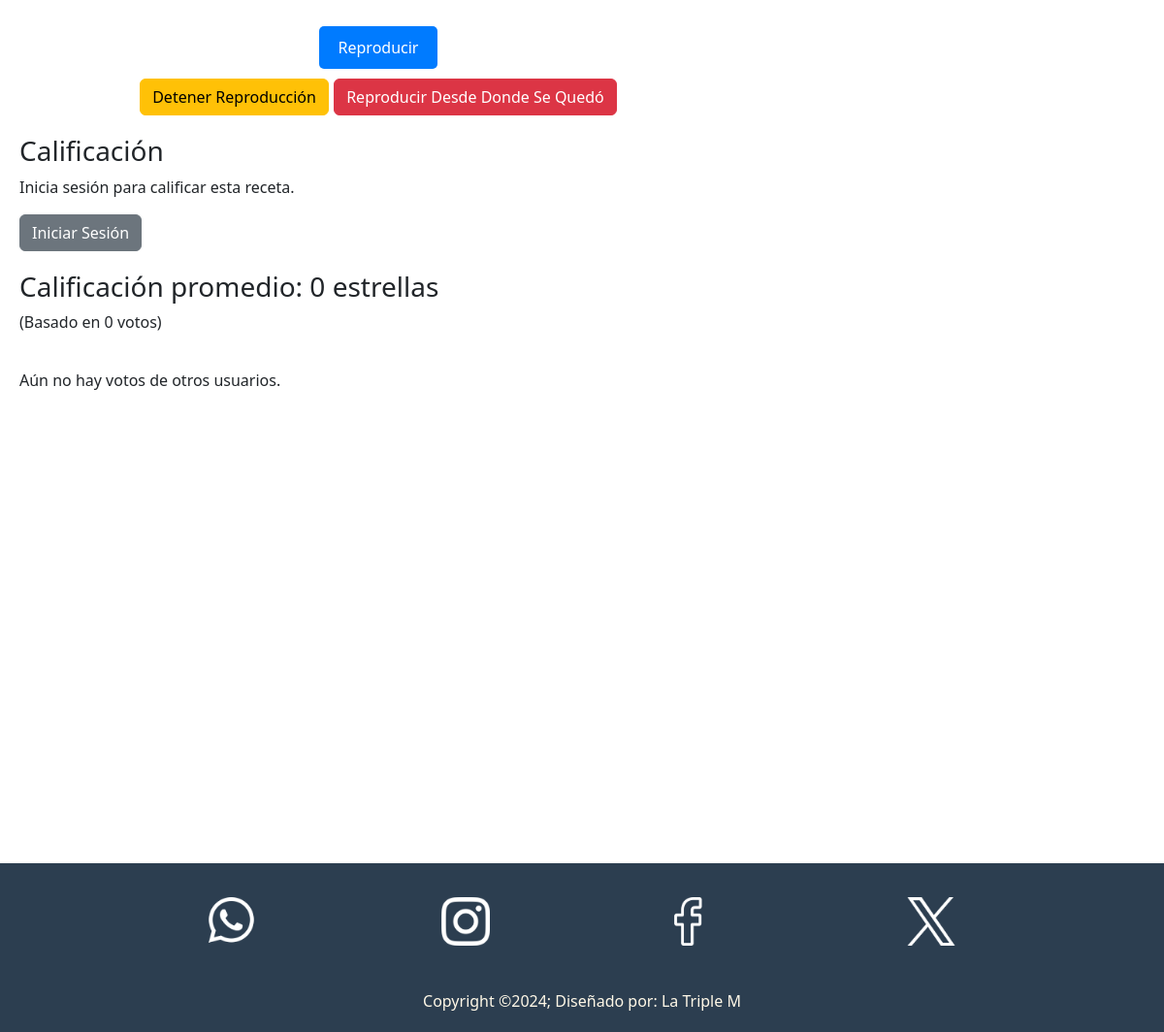
The app's page /receta.php?id=6 (lower part), older data.
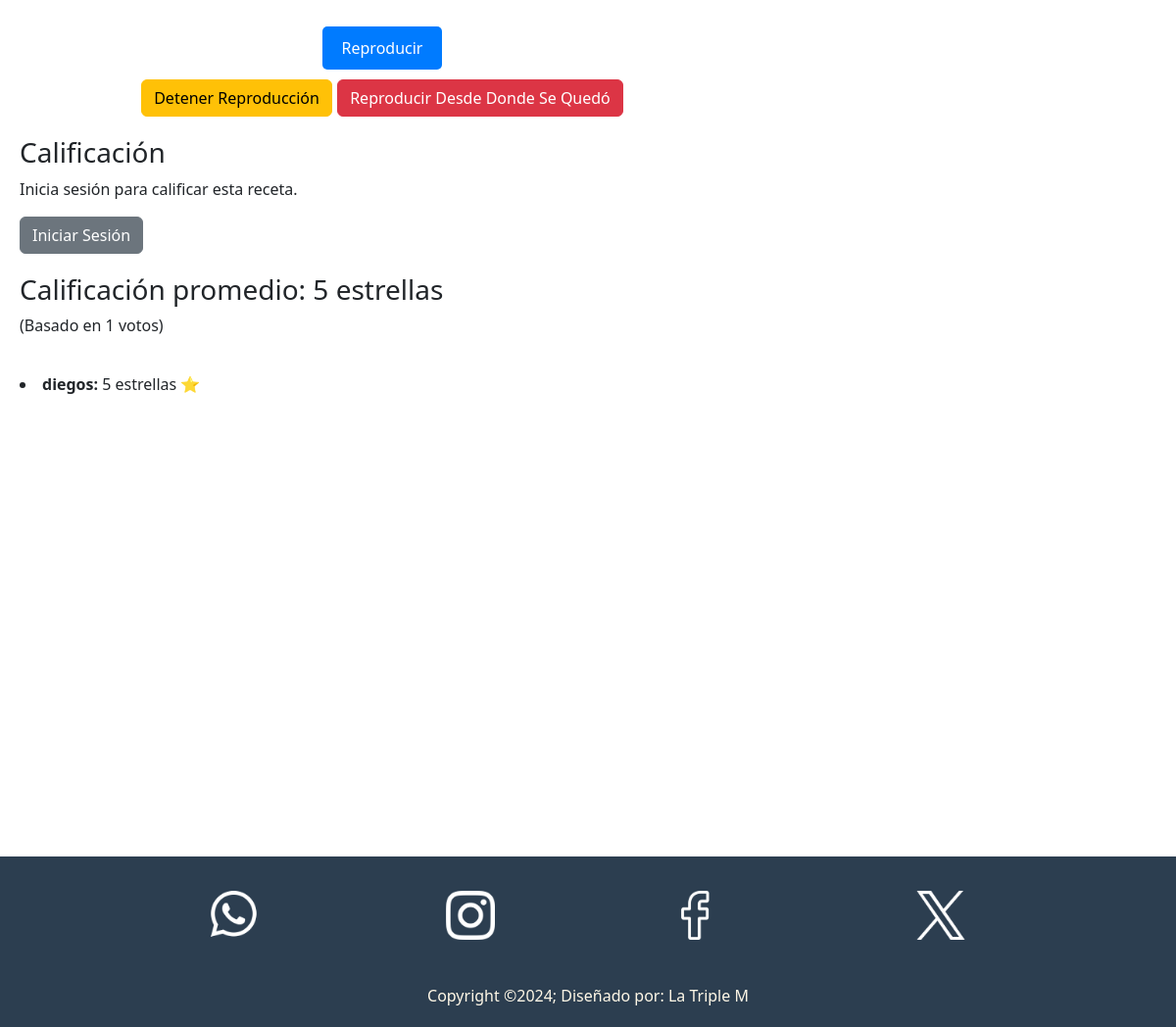
The same page, newer data.
### tables this page shows
CREATE TABLE `recetas` (
  `id` int(11) NOT NULL,
  `img` varchar(255) NOT NULL,
  `nombre` varchar(100) NOT NULL,
  `micro` varchar(250) NOT NULL,
  `categorias` varchar(255) DEFAULT NULL,
  `preparacion` text NOT NULL,
  `ingredientes` text NOT NULL,
  `calificacion_promedio` float DEFAULT 0,
  `numero_votos` int(11) DEFAULT 0
);

CREATE TABLE `votos` (
  `id` int(11) NOT NULL,
  `id_usuario` varchar(255) NOT NULL,
  `id_receta` int(11) NOT NULL,
  `calificacion` int(1) NOT NULL CHECK (`calificacion` between 1 and 5)
);

CREATE TABLE `usuario` (
  `email` varchar(255) NOT NULL,
  `contraseña` varchar(200) NOT NULL,
  `usuario` varchar(150) DEFAULT NULL
);

### receta.php (the view, shortened to what this page needs)
<?php
$servername = "localhost";
$username = "root";
$password = "";
$dbname = "cocina";
$mysqli = new mysqli($servername, $username, $password, $dbname);
$receta_id = isset($_GET['id']) ? (int)$_GET['id'] : 0;
$sql = "SELECT * FROM recetas WHERE id = ?";
$stmt = $mysqli->prepare($sql);
$stmt->bind_param("i", $receta_id);
$stmt->execute();
$result = $stmt->get_result();
if ($row = $result->fetch_assoc()):
?>
<!DOCTYPE html>
<html lang="en">
<head>
    <link href="https://cdn.jsdelivr.net/npm/bootstrap@5.3.0-alpha1/dist/css/bootstrap.min.css" rel="stylesheet">
    <link rel="stylesheet" href="css/styles.css">
</head>
<body>
    <main>
        <div class="Contendor_Preparacion" id="preparacion">
            <div class="paso_de_preparacion">
                <div class="botones">
                    <button type="button" class="btn btn-primary" id="leer">Reproducir</button>
                    <button type="button" class="btn btn-warning" id="detener">Detener Reproducción</button>
                    <button type="button" class="btn btn-danger" id="reproducir">Reproducir Desde Donde Se Quedó</button>
                </div>
            </div>
        <div class="calificacion">
            <h3>Calificación</h3>
            <?php if (isset($_SESSION['usuario_id'])): ?>
                <?php
                $usuario_id = $_SESSION['usuario_id'];
                $check_query = "SELECT calificacion FROM votos WHERE id_usuario = ? AND id_receta = ?";
                $check_stmt = $mysqli->prepare($check_query);
                $check_stmt->bind_param("si", $usuario_id, $receta_id);
                $check_stmt->execute();
                $voto_result = $check_stmt->get_result();
                $check_stmt->close();
                ?>
                <?php if ($voto_result->num_rows > 0): ?>
                    <p>Ya has calificado esta receta.</p>
                    <form action="paginas php/php/eliminar_voto.php" method="post">
                        <input type="hidden" name="receta_id" value="<?= htmlspecialchars($receta_id) ?>">
                        <input type="hidden" name="usuario_id" value="<?= htmlspecialchars($usuario_id) ?>">
                        <button type="submit" class="btn btn-danger">Eliminar mi voto</button>
                    </form>
                <?php else: ?>
                    <form action="paginas php/php/calificar_receta.php" method="post">
                        <input type="hidden" name="receta_id" value="<?= htmlspecialchars($receta_id) ?>">
                        <input type="hidden" name="usuario_id" value="<?= htmlspecialchars($usuario_id) ?>">
                        <label>
                            Calificación:
                            <select name="calificacion" required>
                                <option value="1">1 estrella ⭐</option>
                                <option value="2">2 estrellas ⭐⭐</option>
                                <option value="3">3 estrellas ⭐⭐⭐</option>
                                <option value="4">4 estrellas ⭐⭐⭐⭐</option>
                                <option value="5">5 estrellas ⭐⭐⭐⭐⭐</option>
                            </select>
                        </label>
                        <button type="submit" class="btn btn-primary">Enviar Calificación</button>
                    </form>
                <?php endif; ?>
            <?php else: ?>
                <p>Inicia sesión para calificar esta receta.</p>
                <a href="paginas php/login.html" class="btn btn-secondary">Iniciar Sesión</a>
            <?php endif; ?>
        </div>
        <div class="calificacion_promedio">
            <h3>Calificación promedio: <?= round($row['calificacion_promedio'] ?? 0, 1) ?> estrellas</h3>
            <p>(Basado en <?= $row['numero_votos'] ?? 0 ?> votos)</p>
        </div>
        <?php
$votos_query = "SELECT usuario.usuario AS nombre, votos.calificacion
                FROM votos
                INNER JOIN usuario ON votos.id_usuario = usuario.email
                WHERE votos.id_receta = ?";
$votos_stmt = $mysqli->prepare($votos_query);
$votos_stmt->bind_param("i", $receta_id);
$votos_stmt->execute();
$votos_result = $votos_stmt->get_result();
if ($votos_result->num_rows > 0):
    while ($voto = $votos_result->fetch_assoc()):
        echo "<li><strong>" . htmlspecialchars($voto['nombre']) . ":</strong> "
             . htmlspecialchars($voto['calificacion']) . " estrellas ⭐</li>";
    endwhile;
else:
    echo "<p>Aún no hay votos de otros usuarios.</p>";
endif;
?>
        </div>
    </main>
    <footer>
        <div class="footerContainer">
            <div class="redes">
                <a href=""><img src="img/iconos/whatsapp-f.png" alt=""></a>
                <a href=""><img src="img/iconos/instagram-f.png" alt=""></a>
                <a href=""><img src="img/iconos/facebook-f.png" alt=""></a>
                <a href=""><img src="img/iconos/x-f.png" alt=""></a>
            </div>
            <p>Copyright &copy;2024; Diseñado por: La Triple M</p>
        </div>
    </footer>
</body>
</html>
<?php
else:
    echo "<p>Receta no encontrada.</p>";
endif;
?>

Row changes from the older to the newer data that the page shows:
changed recetas: calificacion_promedio "0" → "5"; numero_votos "0" → "1"
added votos: id_usuario.usuario "diegos", calificacion "5"
Text that changed along with them:
text no longer shown: "Aún no hay votos de otros usuarios."
